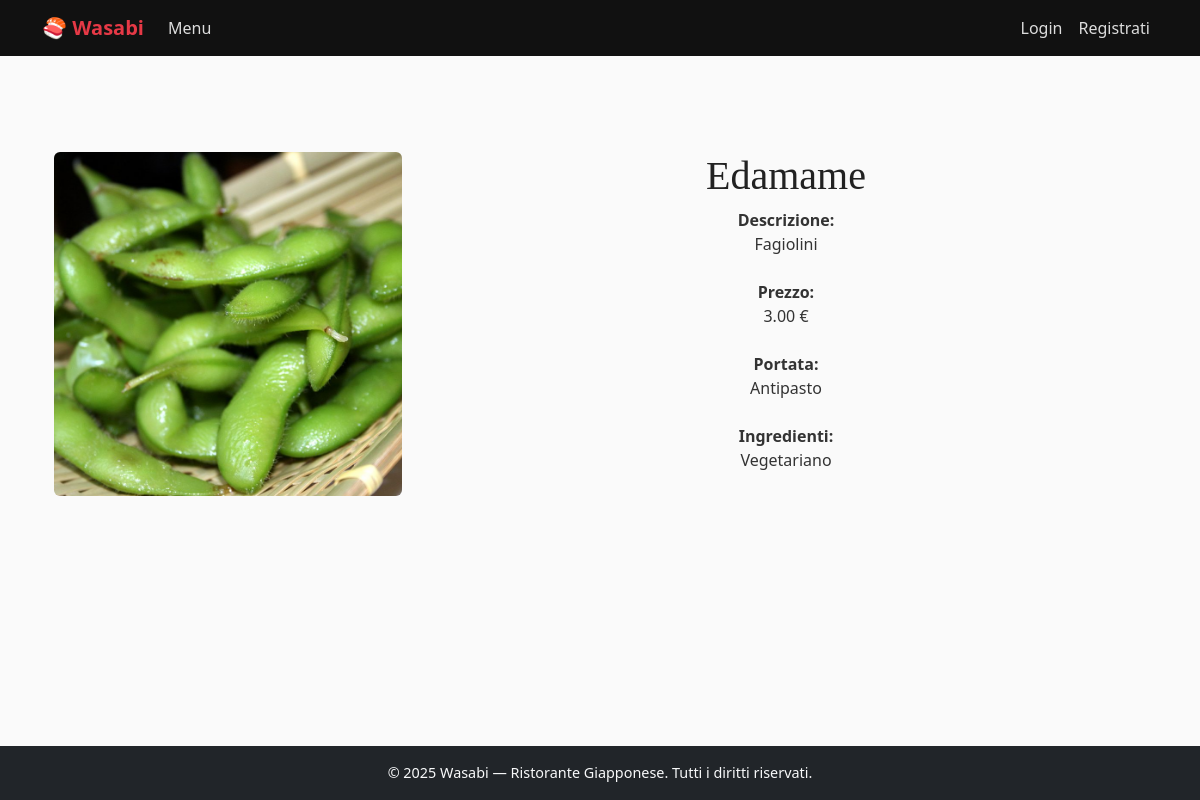
Before: /takeaway/piatto/14 with the older database file.
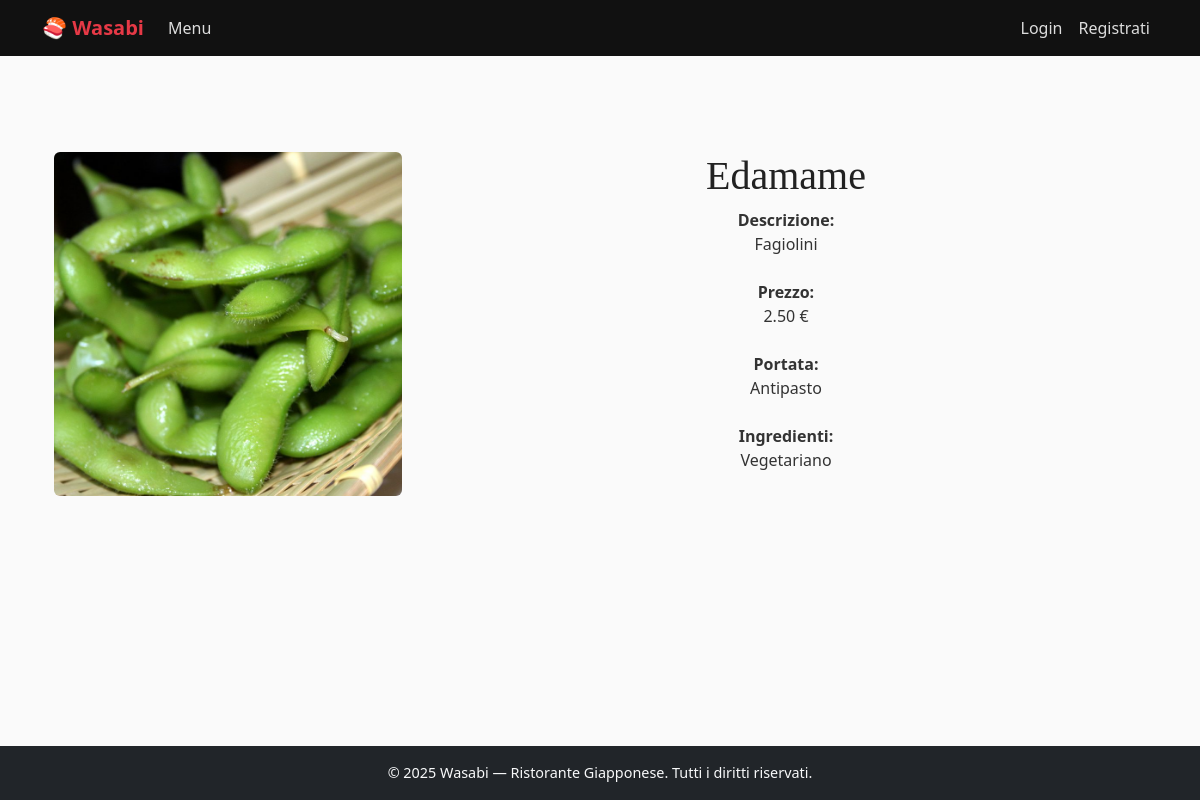
After: the same page with the newer database file.
### takeaway/models.py (models this page shows, shortened)
class Piatto(models.Model):
    PORTATA_CHOICES = [
        ('antipasto', 'Antipasto'),
        ('primo', 'Primo'),
        ('secondo', 'Secondo'),
        ('dessert', 'Dessert'),
    ]
    INGREDIENTI_CHOICES = [
        ('carne', 'Carne'),
        ('pesce', 'Pesce'),
        ('vegano', 'Vegano'),
        ('vegetariano', 'Vegetariano'),
    ]
    nome = models.CharField(max_length=100)
    descrizione = models.TextField()
    prezzo = models.DecimalField(max_digits=6, decimal_places=2)
    portata = models.CharField(max_length=20, choices=PORTATA_CHOICES, default='primo')
    ingredienti = models.CharField(max_length=20, choices=INGREDIENTI_CHOICES, default='carne')
    foto = models.ImageField(upload_to='piatti/', blank=True, null=True)
    class Meta:
        verbose_name_plural = "Piatti"

### takeaway/views.py (the view)
# urls.py: path("piatto/<int:pk>", PiattoDetail.as_view(), name="piatto"),
class PiattoDetail(DetailView):
    model = Piatto
    template_name = "takeaway/piatto/piatto_detail.html"

### takeaway/templates/takeaway/piatto/piatto_detail.html (shortened to what this page needs)
{% extends "base.html" %}
{% load static %}
{% block content %}
<div class="container mt-4 py-5">
    <div class="row d-flex align-items-stretch">
        <div class="col-md-4 d-flex">
            {% if piatto.foto %}
                <img src="{{ piatto.foto.url }}" alt="{{ piatto.nome }}" class="img-fluid rounded" style="object-fit: cover; width: 100%;">
            {% else %}
                <img src="{% static 'imgs/noimage.jpg' %}" class="img-fluid rounded" alt="Nessuna immagine">
            {% endif %}
        </div>
        <div class="col-md-8 d-flex flex-column justify-content-center align-items-center text-center">
            <h1>{{ piatto.nome }}</h1>
            <div class="mb-2">
                <strong>Descrizione:</strong>
                <p>{{ piatto.descrizione }}</p>
            </div>
            <div class="mb-2">
                <strong>Prezzo:</strong>
                <p>{{ piatto.prezzo }} €</p>
            </div>
            <div class="mb-2">
                <strong>Portata:</strong>
                <p>{{ piatto.get_portata_display }}</p>
            </div>
            <div class="mb-2">
                <strong>Ingredienti:</strong>
                <p>{{ piatto.get_ingredienti_display }}</p>
            </div>
        </div>
    </div>
</div>
{% endblock %}

Changed rows visible on the page:
changed Piatto "Edamame": prezzo "3.00" → "2.50"
